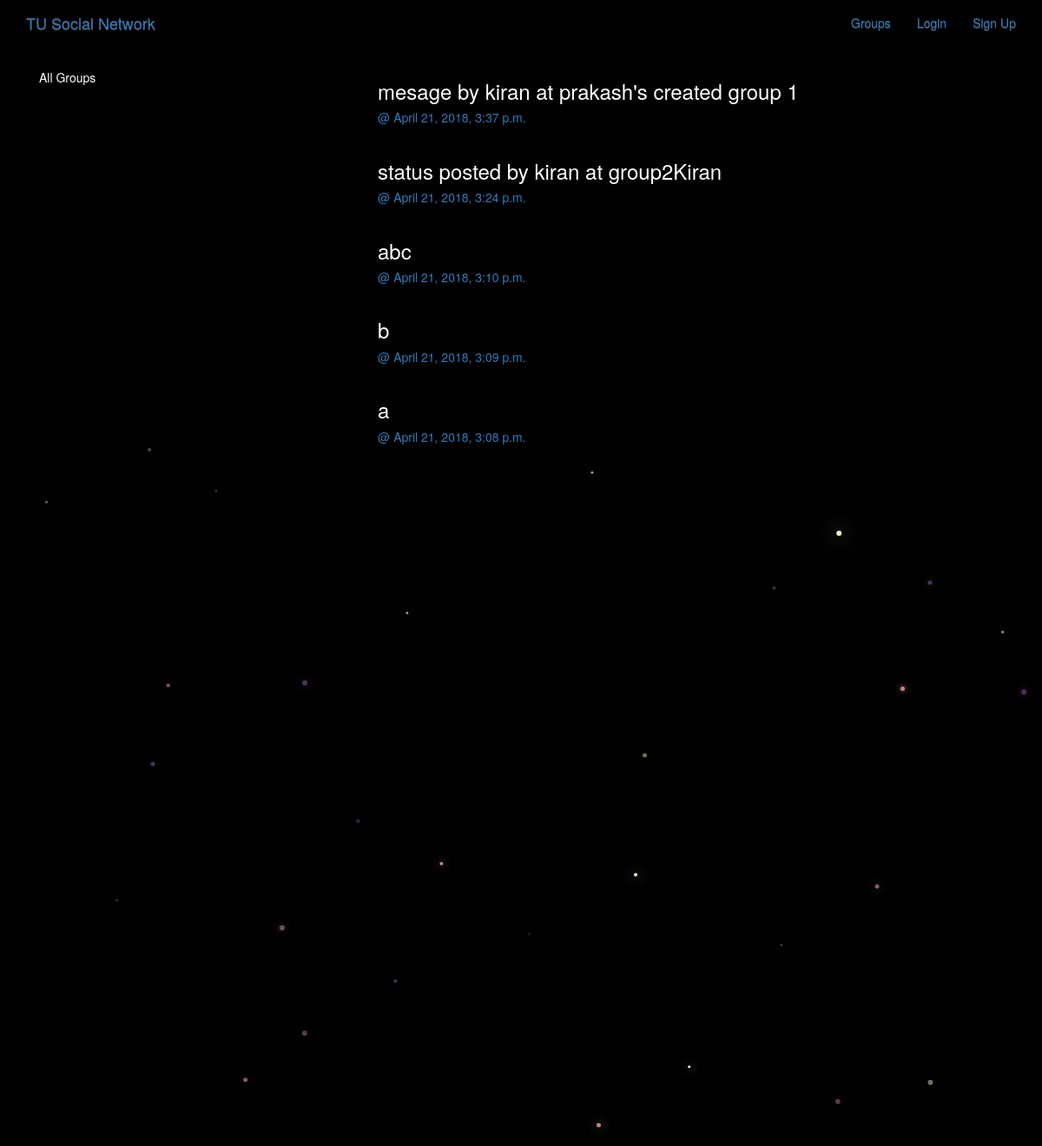
/posts/, run on the app's committed database.
### posts/models.py (models this page shows, shortened)
class Post(models.Model):
    user = models.ForeignKey(User, related_name='posts')
    created_at = models.DateTimeField(auto_now=True)
    message = models.TextField()
    message_html = models.TextField(editable=False)
    group = models.ForeignKey(Group, related_name='posts', null=True, blank=True)
    class Meta:
        ordering = ['-created_at']
        unique_together = ['user', 'message']

### posts/views.py (the view)
class PostList(SelectRelatedMixin, ListView):
    model = models.Post
    select_related = ('user', 'group')

### posts/templates/posts/post_list.html (shortened to what this page needs)
{% extends "posts/post_base.html" %}
{% block prepost %}
<div class="col-md-4">
    <div class="card card-with-shadow">
        <div class="content">
            <h5 class="title">All Groups</h5>
        </div>
    </div>
</div>
{% endblock prepost %}
{% block post_content %}
<div class="col-md-8">
    {% for post in post_list %}
        {% include "posts/_post.html" %}
    {% endfor %}
</div>
{% endblock post_content %}

### posts/templates/posts/_post.html (shortened to what this page needs)
<div class="post media">
    <h3>{{ post.message_html|safe}}</h3>
    <div class="media-body">
        <h5 class="media-heading">
            <span class="username">
                <a href="{% url 'posts:for_user' username=post.user.username %}">@{{user.username}}</a>
            </span>
            <time class="time">
                <a href="{% url 'posts:single' username=post.user.username pk=post.pk %}">{{post.created_at}}</a>
            </time>
        </h5>
    </div>
</div>

### static/simplesocial/css/master.css (style rules this page uses)
body { margin: 0; overflow: hidden; background-color: black; color:white; }

### data on the page
Post: message_html "mesage by kiran at prakash's created group 1", created_at "April 21, 2018, 3:37 p.m."
Post: message_html "status posted by kiran at group2Kiran", created_at "April 21, 2018, 3:24 p.m."
Post: message_html "abc", created_at "April 21, 2018, 3:10 p.m."
Post: message_html "b", created_at "April 21, 2018, 3:09 p.m."
Post: message_html "a", created_at "April 21, 2018, 3:08 p.m."
